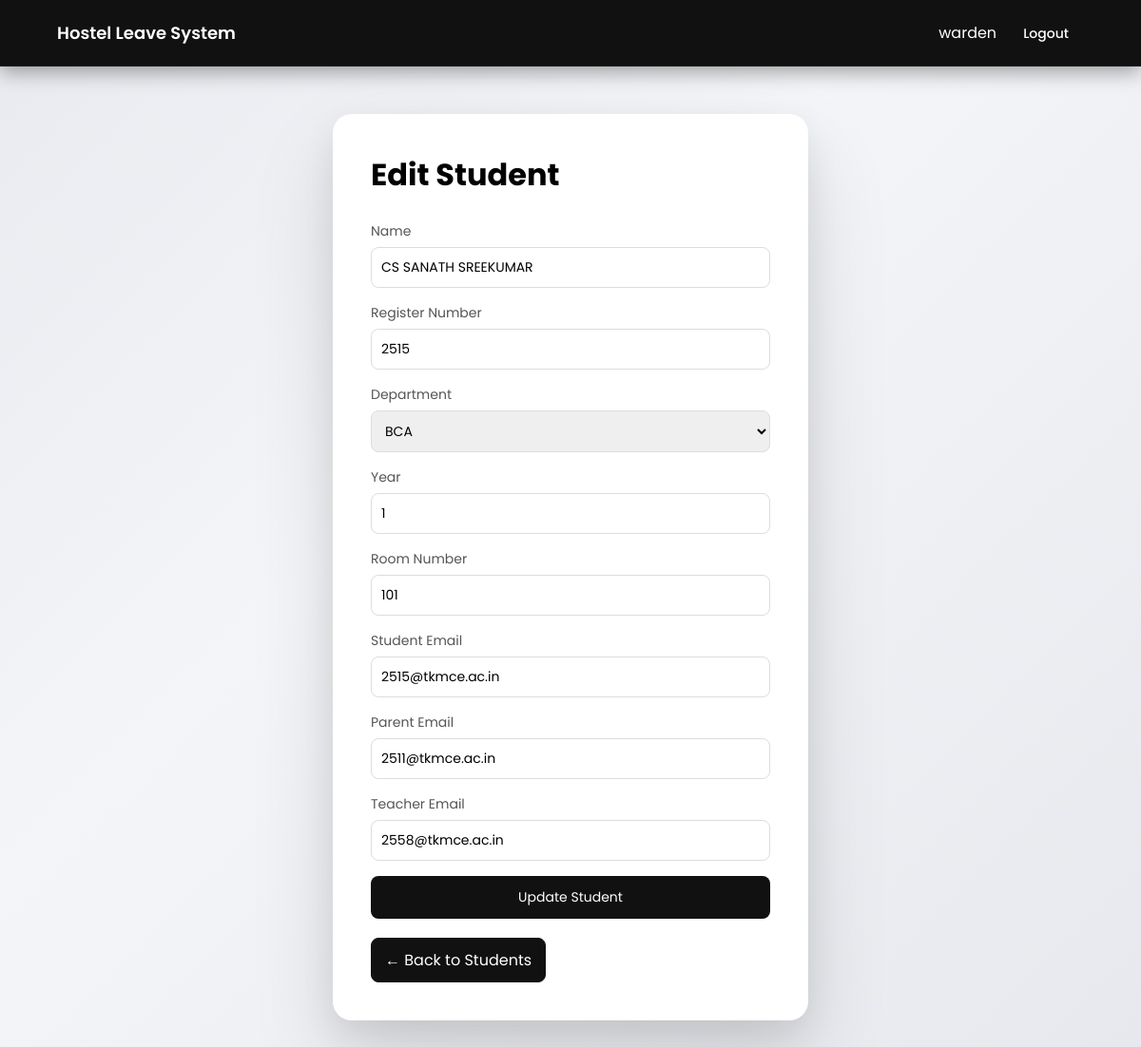
/warden/edit_student.php?id=19 (signed in), run on the app's committed database.
### tables this page shows
CREATE TABLE `student_profiles` (
  `id` int(11) NOT NULL,
  `user_id` int(11) NOT NULL,
  `register_number` varchar(50) DEFAULT NULL,
  `department` varchar(100) DEFAULT NULL,
  `year` int(11) DEFAULT NULL,
  `room_number` varchar(20) DEFAULT NULL,
  `phone` varchar(15) DEFAULT NULL
);

CREATE TABLE `users` (
  `id` int(11) NOT NULL,
  `role_id` int(11) NOT NULL,
  `name` varchar(100) NOT NULL,
  `username` varchar(50) NOT NULL,
  `password` varchar(255) NOT NULL,
  `email` varchar(100) DEFAULT NULL,
  `parent_email` varchar(100) DEFAULT NULL,
  `teacher_email` varchar(100) DEFAULT NULL,
  `created_at` timestamp NOT NULL DEFAULT current_timestamp(),
  `register_number` varchar(50) DEFAULT NULL
);

### warden/edit_student.php (the view, shortened to what this page needs)
<?php
include("../config/db.php");
$user_id = intval($_GET["id"]);
$stmt = $conn->prepare("
SELECT users.*, student_profiles.*
FROM users
JOIN student_profiles ON users.id = student_profiles.user_id
WHERE users.id = ?
");
$stmt->bind_param("i", $user_id);
$stmt->execute();
$result = $stmt->get_result();
$student = $result->fetch_assoc();
?>
<!DOCTYPE html>
<html>
<head>
</head>
<body>
<div class="topbar">
<div class="logo">Hostel Leave System</div>
<div>
<?php echo $_SESSION["username"]; ?>
<a class="logout-btn" href="../auth/logout.php">Logout</a>
</div>
</div>
<div class="container">
<h1>Edit Student</h1>
<form method="POST">
<label>Name</label>
<input type="text" name="name" value="<?php echo htmlspecialchars($student['name']); ?>" required>
<label>Register Number</label>
<input type="text" name="register_number" value="<?php echo htmlspecialchars($student['register_number']); ?>" required>
<label>Department</label>
<select name="department" required>
<option value="BCA">BCA</option>
</select>
<label>Year</label>
<input type="number" name="year" value="<?php echo htmlspecialchars($student['year']); ?>" required>
<label>Room Number</label>
<input type="text" name="room_number" value="<?php echo htmlspecialchars($student['room_number']); ?>" required>
<label>Student Email</label>
<input type="email" name="email" value="<?php echo htmlspecialchars($student['email']); ?>">
<label>Parent Email</label>
<input type="email" name="parent_email" value="<?php echo htmlspecialchars($student['parent_email']); ?>">
<label>Teacher Email</label>
<input type="email" name="teacher_email" value="<?php echo htmlspecialchars($student['teacher_email']); ?>">
<button type="submit">Update Student</button>
</form>
<a class="back-btn" href="view_students.php">← Back to Students</a>
</div>
</body>
</html>

### warden/edit_student.php (style rules this page uses)
* { margin:0; padding:0; box-sizing:border-box; font-family:'Poppins',sans-serif; }
body { min-height:100vh; background: linear-gradient(135deg,#e8eaef 0%,#f4f5f8 40%,#e6e8ed 100%); padding:120px 60px 60px 60px; }
.topbar { position:fixed; top:0; left:0; width:100%; height:70px; background:#111; display:flex; justify-content:space-between; align-items:center; padding:0 60px; color:#fff; box-shadow:0 6px 20px rgba(0,0,0,0.35); border-bottom:1px solid #222; z-index:1000; }
.logo { font-size:18px; font-weight:600; }
.logout-btn { padding:8px 16px; border-radius:8px; background:#111; color:#fff; text-decoration:none; font-size:14px; font-weight:500; margin-left:12px; transition:0.2s; }
.container { max-width:500px; margin:auto; padding:40px; background:#fff; border-radius:20px; box-shadow: 0 40px 90px rgba(0,0,0,0.12), 0 15px 35px rgba(0,0,0,0.08); }
h1 { margin-bottom:25px; }
label { display:block; margin-bottom:6px; font-size:14px; color:#555; }
input,select { width:100%; padding:10px; margin-bottom:16px; border:1px solid #ddd; border-radius:8px; font-size:14px; }
button { background:#111; color:white; padding:12px; border:none; border-radius:8px; cursor:pointer; width:100%; font-size:14px; }
.back-btn { display:inline-block; margin-top:20px; padding:10px 14px; border:1px solid #111; border-radius:8px; text-decoration:none; color:#fff; background:#111; }

### data on the page
student_profiles: name "CS SANATH SREEKUMAR", register_number "2515", year "1", room_number "101", email "2515@tkmce.ac.in", parent_email "2511@tkmce.ac.in", teacher_email "2558@tkmce.ac.in"

### other printed values
$_SESSION["username"] "warden"
